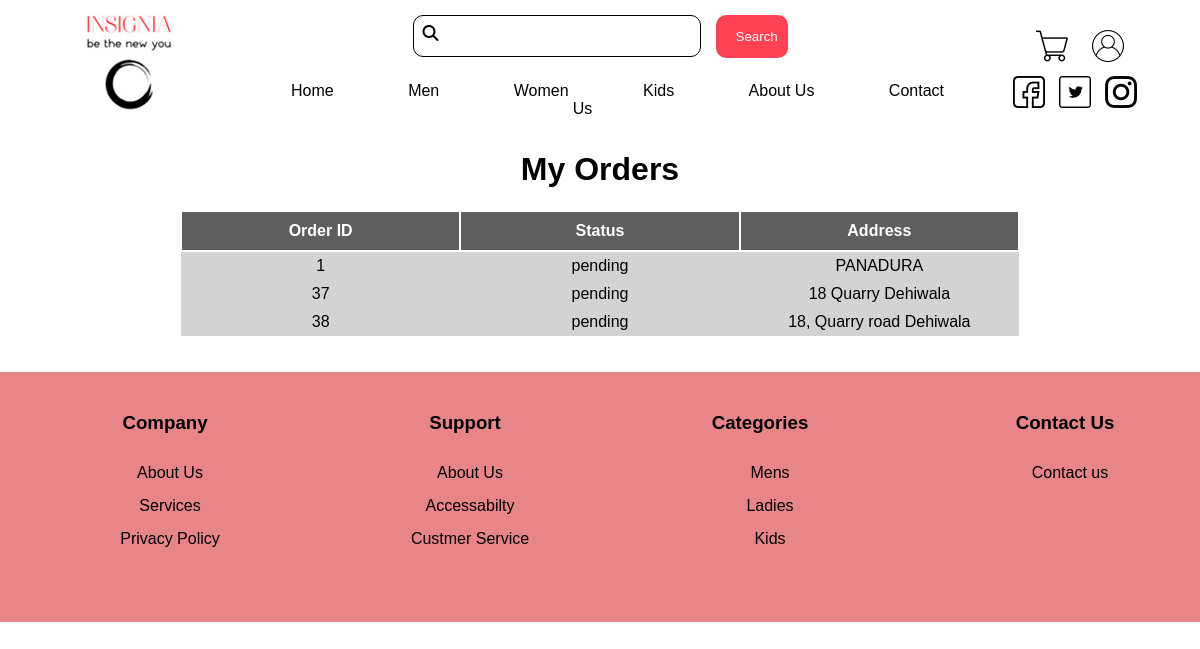
Page /Order_history.php (signed in) on the committed database.
### tables this page shows
CREATE TABLE `orders` (
  `order_id` int(11) NOT NULL,
  `address` varchar(50) NOT NULL,
  `order_status` varchar(15) NOT NULL,
  `cus_id` int(11) NOT NULL,
  `courier_id` int(11) NOT NULL,
  `payment_id` int(11) NOT NULL
);

### Order_history.php (the view, shortened to what this page needs)
<?php require 'header.php';
require 'config.php';
$cus_id=$_SESSION['log_user'];
$sql="SELECT * FROM orders WHERE cus_id=$cus_id";
?>
	<link rel="stylesheet" href="src/css/Order history.css" type="text/css">
</head>
<body>
<center><h1> My Orders </h1></center>
<center>
<table>
	<th>Order ID</th>
	<th>Status</th>
	<th>Address</th>
<?php
$order_results=$conn->query($sql);
	if($order_results->num_rows>0){
		while($order_rows=$order_results->fetch_assoc()){
		echo "<tr>";
		echo "<td><center><a href='orderDetails.php?order_Id=".$order_rows['order_id']."'>".$order_rows['order_id']."</a></center></td>";
		echo "<td><center>".$order_rows['order_status']."</center></td>";
		echo "<td><center>".$order_rows['address']."</center></td>";
		echo "<tr>";
		}
	}else{
		echo "No orders :(";
	}
?>
</center>
<br><br>
<?php include 'footer.php'?>

### src/css/home.css (style rules this page uses)
body { font-family: 'Poppins', sans-serif; background-image: url(../img/back1.jpg); background-size: 100%; overflow-x: hidden; }

### src/css/header_footer.css (style rules this page uses)
body { font-family: 'Poppins', sans-serif; margin: 0; }

### src/css/Order history.css (style rules this page uses)
body { font-family: 'Poppins', sans-serif; background-image: url(../img/back1.jpg); background-size: 1360px; }
th { width: 20%; color: white; background-color: #000000a1; padding: 10px; border:2px solid white; }
table { width: 70%; border-collapse: collapse; }
tr:nth-child(even) { border:none; background-color: lightgrey; }
td { padding: 5px; }
a { text-decoration: none; color: black; }

### rows in the picture
orders: order_id "1", order_status "pending", address "PANADURA"
orders: order_id "37", order_status "pending", address "18 Quarry Dehiwala"
orders: order_id "38", order_status "pending", address "18, Quarry road Dehiwala"
